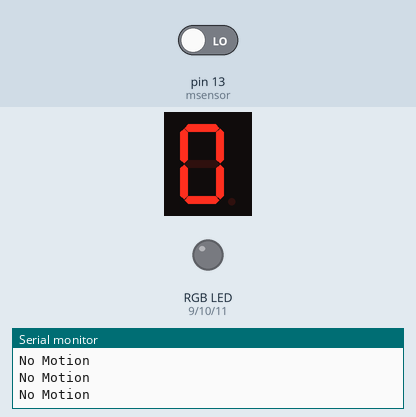
Bench run of a sketch on a simulated Arduino Uno, built with avr-gcc and run on an emulated ATmega328P. Shown: 1-digit seven-segment display, an RGB LED mixed from three pins (HIGH = lit), the last lines printed to the serial monitor. Wiring (inferred from the names in the program): 1-digit 7-segment display, segments lit when HIGH: segments pin 8, pin 7, pin 4, pin 5, pin 6, pin 2, pin 12. The inputs (shaded band) are chosen by the test bench; at power-on: pin 13 (msensor) LOW. The segment pins are drawn as the display they are named for; pins used as bus, display or sensor lines are not drawn.

Above: at 1.2 s.
1.3 s: pin 13 (msensor) driven HIGH
At 2.4 s:
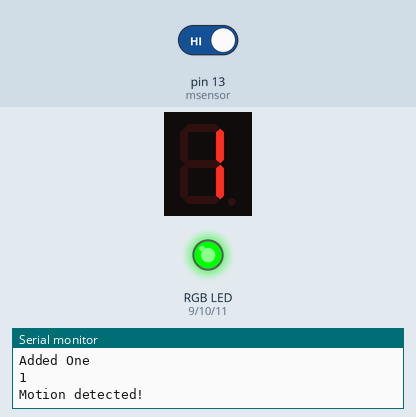
At 32.5 s:
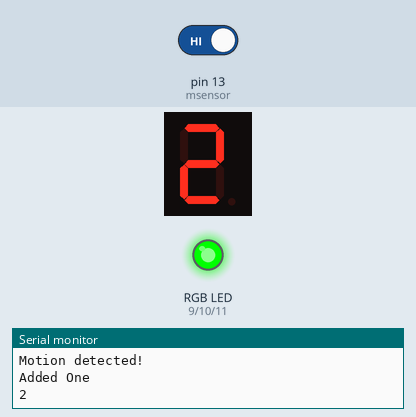
Timing chart, 0 to 32.8 s (numbered marks = the images above; inputs shaded):
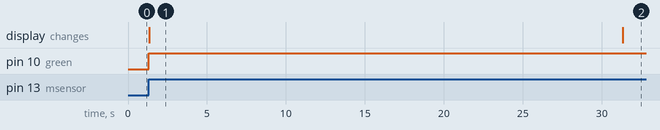

Measured:
- after the input at 1.3 s, pin 10 (green): LOW → HIGH at once; the display: changes at once (image 1)
- what the display in image 1 shows lasts 30.0 s, from 1.3 s to 31.3 s

The sketch:

Code.ino
```cpp
int msensor = 13;
int val = 0 ;
int state = LOW;
int red = 9;
int green = 10;
int blue = 11;
int wait = 30000;
int count=0;
//a6
//b7f13g12c4d2e1
//RGB 0-255
int a = 8; //For displaying segment "a“
int b = 7; //For displaying segment "b"
int c = 4; //For displaying segment "c"
int d = 5; //For displaying segment "d"
int e = 6; //For displaying segment "e"
int f = 2; //For displaying segment "f“
 int g = 12; //For displaying segment "g“


void setup() {
  // put your setup code here, to run once:
  pinMode(msensor,INPUT);
  Serial.begin(9600);
  pinMode(red,OUTPUT);
  pinMode(green,OUTPUT);
  pinMode(blue,OUTPUT);
  pinMode(a, OUTPUT); //A
pinMode(b, OUTPUT); //B
pinMode(c, OUTPUT); //C
pinMode(d, OUTPUT); //D
pinMode(e, OUTPUT); //E
pinMode(f, OUTPUT); //F
pinMode(g, OUTPUT); //G

displayDigit(count);

}

void loop() {

  val = digitalRead(msensor);

   if (val == HIGH) {           // check if the sensor is HIGH

    Serial.println("Added One");
    count ++;
    if(count>9){
    count = 0 ;
    Serial.println("Count>9,restarting count");
  }
    check(count);
    turnOff();
    displayDigit(count);
    Serial.println(count);

    if (state == LOW) {
      Serial.println("Motion detected!");

      state = HIGH;       // update variable state to HIGH
    }
    delay(wait); // delay 30 seconds
  }
  else {
    Serial.println("No Motion");
    if (state==HIGH){
      Serial.println("Motion stopped!");
      state==LOW;
    }
  }


}

void RGB(int r , int g , int b){
  digitalWrite(9, r);
  digitalWrite(10, g);
  digitalWrite(11, b);
}
void displayDigit(int digit) {
//Conditions for displaying segment a
if(digit!=1 && digit != 4)
  digitalWrite(a,HIGH);
//Conditions for displaying segment b
if(digit != 5 && digit != 6)
  digitalWrite(b,HIGH);
//Conditions for displaying segment c
 if(digit !=2)
  digitalWrite(c,HIGH);
//Conditions for displaying segment d
if(digit != 1 && digit !=4 && digit !=7)
  digitalWrite(d,HIGH);
//Conditions for displaying segment e
if(digit == 2 || digit ==6 || digit == 8 || digit==0)
  digitalWrite(e,HIGH);
//Conditions for displaying segment f
if(digit != 1 && digit !=2 && digit!=3 && digit !=7)
  digitalWrite(f,HIGH);
if (digit!=0 && digit!=1 && digit !=7)
  digitalWrite(g,HIGH);
}
void turnOff(){
  digitalWrite(a,LOW);
  digitalWrite(b,LOW);
  digitalWrite(c,LOW);
  digitalWrite(d,LOW);
  digitalWrite(e,LOW);
  digitalWrite(f,LOW);
  digitalWrite(g,LOW);

}
void check(int val){
  if(val<4){
    RGB(0,255,0);
  }
  else if(val>=4 && val<8){
    RGB(255,255,255);
  }
  else if(val>8){
    RGB(255,0,0);
  }

}
```
